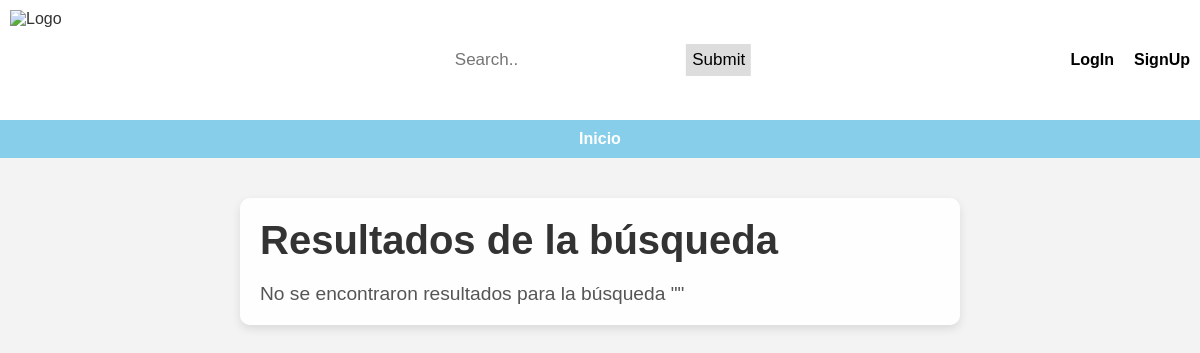
Before: /buscador.php with the older database file.
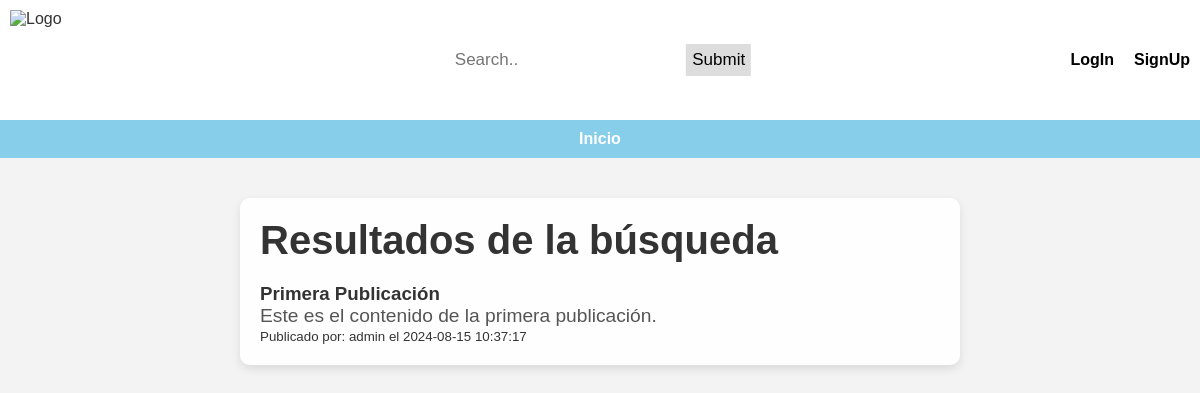
After: the same page with the newer database file.
### tables this page shows
CREATE TABLE publicaciones (
    id INT(11) NOT NULL,
    usuario_id INT(11) NOT NULL,
    titulo VARCHAR(255) NOT NULL,
    contenido TEXT,
    imagen_url VARCHAR(255), 
    video_url VARCHAR(255), 
    fecha_creacion DATETIME NOT NULL,
    estado enum('pendiente','aprobado','rechazado') DEFAULT 'pendiente'
);

CREATE TABLE `usuarios` (
  `id` int(11) NOT NULL,
  `username` varchar(50) NOT NULL,
  `password` varchar(255) NOT NULL,
  `fecha_registro` timestamp NOT NULL DEFAULT current_timestamp(),
  `foto_perfil` varchar(255) DEFAULT NULL,
  `rol_id` int(11) DEFAULT NULL
);

### buscador.php (the view, shortened to what this page needs)
<?php
include 'inc/conexion.php';
?>
<!DOCTYPE html>
<html lang="es">
<head>
    <link rel="stylesheet" href="css/styles.css">
</head>
<body>
    <?php include_once('template/header.php'); ?>
    <?php
    if ($_SERVER['REQUEST_METHOD'] == 'GET') {
        $search = $_GET['search'];
        $query = "SELECT publicaciones.*, username as usuario FROM publicaciones INNER JOIN usuarios ON publicaciones.usuario_id = usuarios.id WHERE (titulo LIKE '%$search%' OR contenido LIKE '%$search%') AND publicaciones.estado='aprobado'";
        $result = mysqli_query($conn, $query);
    }
    ?>
    <main>
        <section>
            <h1>Resultados de la búsqueda</h1>
            <?php if (mysqli_num_rows($result) > 0) : ?>
                <?php while ($row = mysqli_fetch_assoc($result)) : ?>
                    <div class="post">
                        <h3><?php echo htmlspecialchars($row['titulo']); ?></h3>
                        <p><?php echo htmlspecialchars($row['contenido']); ?></p>
                        <small>Publicado por: <?php echo htmlspecialchars($row['usuario']); ?> el <?php echo htmlspecialchars($row['fecha_creacion']); ?></small>
                    </div>
                <?php endwhile; ?>
            <?php else : ?>
                <p>No se encontraron resultados para la búsqueda "<?php echo htmlspecialchars($search); ?>"</p>
            <?php endif; ?>
        </section>
    </main>
</body>

Changed rows visible on the page:
now on this page (row edited): publicaciones: titulo "Primera Publicación", contenido "Este es el contenido de la primera publicación.", usuario.username "admin", fecha_creacion "2024-08-15 10:37:17"
Other visible differences:
text no longer shown: "No se encontraron resultados para la búsqueda \" \""
